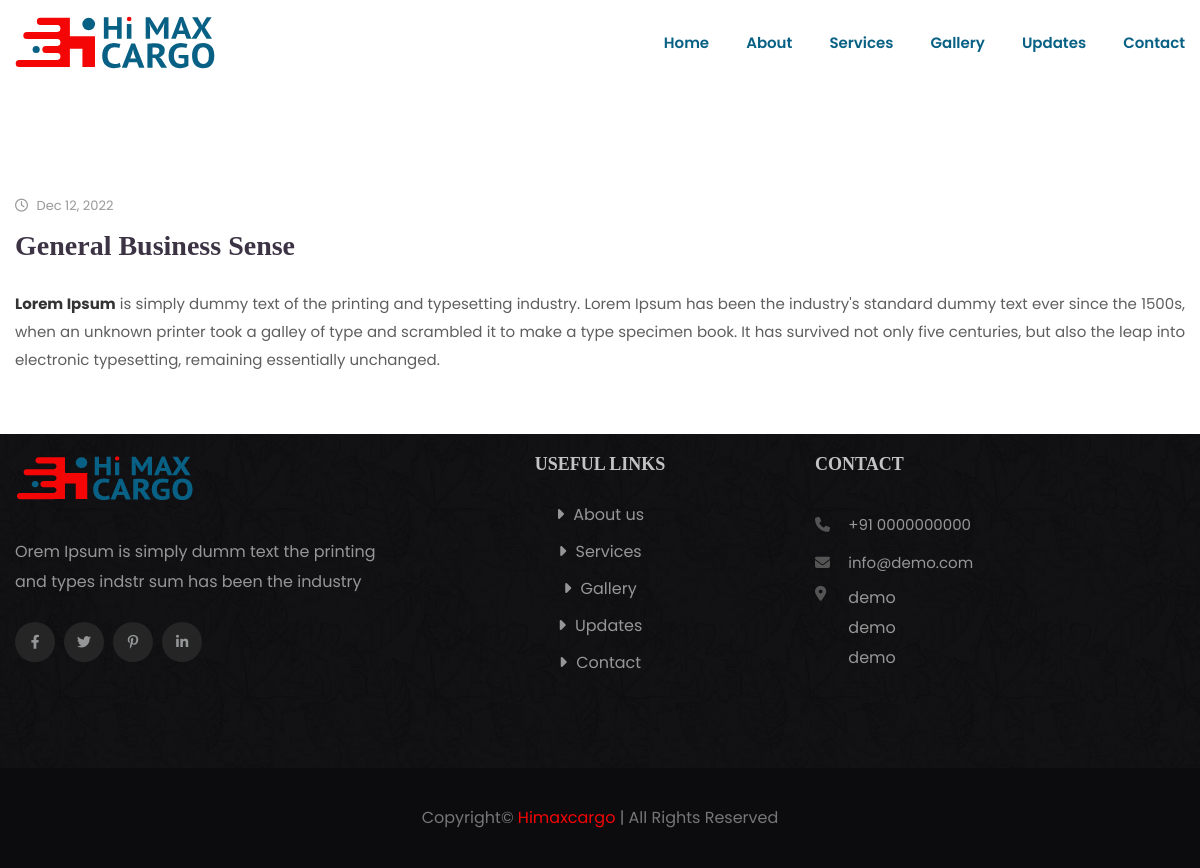
/updates_details/general-business-sense/, run on the app's committed database.
### web/models.py (models this page shows, shortened)
class Update(models.Model):
    title=models.CharField(max_length=225)
    summary=models.CharField(max_length=500)
    date=models.DateField()
    image=VersatileImageField('Image',upload_to='updates/',ppoi_field='ppoi' )
    ppoi = PPOIField('Image PPOI')
    content=HTMLField(blank=True, null=True)
    slug=models.SlugField(unique=True)
    class Meta:
        verbose_name_plural = "Updates"

### web/views.py (the view)
# urls.py: path('updates_details/<str:slug>/', views.updates_details,name='updates_details'),
def updates_details(request,slug):
    update = get_object_or_404(Update,slug=slug)
    updates=Update.objects.exclude(pk=update.pk)[:3]
    context = {'update':update,'updates':updates}
    return render(request, 'web/blog-details.html',context)

### templates/web/blog-details.html (shortened to what this page needs)
{% extends 'web/base.html' %}
{% load static %}
{% block content %}
        <main>
            <section class="blog-area pt-50 pb-50">
                <div class="container">
                    <div class="row">
                        <div class="col-lg-12">
                            <div class="single-blog-post blog-classic-post">
                                <div class="blog-thumb mb-35">
                                </div>
                                <div class="blog-content blog-details-content">
                                    <div class="blog-details-date mb-10">
                                        <ul>
                                            <li><i class="far fa-clock"></i>  {{update.date|date:"M d, Y"}}</li>
                                        </ul>
                                    </div>
                                    <h4>{{update.title}}</h4>
                                    <p>{{update.content|safe}}</p>
                                </div>
                            </div>
                        </div>
                    </div>
                </div>
            </section>
        </main>
{%  endblock %}

### static/web/css/default.css (style rules this page uses)
.mb-10 { margin-bottom: 10px; }
.mb-35 { margin-bottom: 35px; }
.pt-50 { padding-top: 50px; }
.pb-50 { padding-bottom: 50px; }

### static/web/css/responsive.css (style rules this page uses)
@media (min-width: 992px) and (max-width: 1200px) { .blog-content { padding: 25px 20px; } }
@media (min-width: 992px) and (max-width: 1200px) { .blog-content h4 { font-size: 18px; line-height: 28px; padding-right: 0; } }
@media (min-width: 992px) and (max-width: 1200px) { .blog-classic-post .blog-content h4 { font-size: 28px; } }

### static/web/css/tracking.css (style rules this page uses)
h3, h4, h5, h6 { font-weight: 400; color: #333; font-family: "Montserrat"; }
strong { color: #333; }

### data on the page
Update: date "Dec 12, 2022", title "General Business Sense", content "Lorem Ipsum is simply dummy text of the printing and typesetting industry. Lorem Ipsum has been the industry's standard dummy text ever since the 1500s, when an unknown printer took a galley of type and scrambled it to make a type specimen book. It has survived not only five centuries, but also the leap into electronic typesetting, remaining essentially unchanged."
